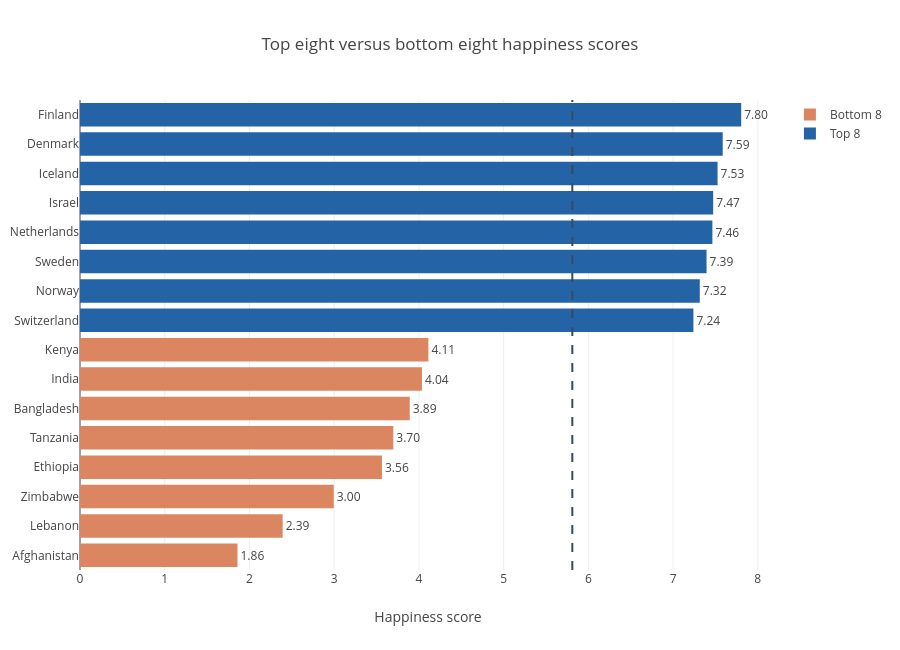

This figure's notebook cell:
### Markdown cell above
---
## Task 2 — Bottom vs. Top: A Contrast Story

**What to build:** A bar chart that highlights the **gap between the happiest and least happy countries**, focusing on a specific insight.

**Requirements:**
- Show the **top 8 AND bottom 8 countries** together (16 bars total)
- Use **colour** to distinguish the two groups (not Plotly's default rainbow)
- Add a **visual separator or annotation** that emphasises the gap
- Insight title that tells the story of the gap

**Hint:** Use `pd.concat([df.nlargest(8,'Happiness_Score'), df.nsmallest(8,'Happiness_Score')])` to get both groups.

**Stretch goal:** Add a vertical reference line showing the global average.

### Code cell
# Task 2: Compare the eight highest and eight lowest country scores.
top8 = df.nlargest(8, 'Happiness_Score').copy()
top8['Group'] = 'Top 8'
bottom8 = df.nsmallest(8, 'Happiness_Score').copy()
bottom8['Group'] = 'Bottom 8'

combined = pd.concat([bottom8, top8], ignore_index=True).sort_values('Happiness_Score')
global_avg = df['Happiness_Score'].mean()  # Mean of the supplied 63-country sample.
gap = top8['Happiness_Score'].max() - bottom8['Happiness_Score'].min()
highest = top8.iloc[0]['Country']
lowest = bottom8.iloc[0]['Country']

fig2 = px.bar(
    combined, x='Happiness_Score', y='Country', orientation='h',
    color='Group',
    color_discrete_map={'Top 8': '#2463A6', 'Bottom 8': '#DB8661'},
    text=combined['Happiness_Score'].map(lambda v: f'{v:.2f}'),
    title=f'{highest} scores {gap:.1f} points above {lowest} in the sample',
    labels={'Happiness_Score': 'Happiness score (0–10)', 'Country': ''},
    hover_data={'Region': True, 'Group': False, 'Happiness_Score': ':.3f'},
    template='plotly_white', height=660
)
fig2.update_traces(textposition='outside', cliponaxis=False)
fig2.update_xaxes(range=[0, 9.3], dtick=1, showline=True, linewidth=1,
                  linecolor='#808A99', gridcolor='#EBEFF4', zeroline=True)
fig2.update_yaxes(title=None, showgrid=False)
# Separate top and bottom groups, and show the dataset-wide reference mean.
fig2.add_hline(y=7.5, line_color='#7D8793', line_width=1.5, line_dash='dot')
fig2.add_vline(x=global_avg, line_color='#3D4856', line_dash='dash', line_width=1.5,
               annotation_text=f'Dataset mean: {global_avg:.2f}',
               annotation_position='top left',
               annotation_font=dict(size=11, color='#3D4856'))
fig2.update_layout(font=dict(family='Arial', size=13), title_x=0,
                   legend=dict(title=None, orientation='h', y=1.09, x=0),
                   margin=dict(l=130, r=80, t=110, b=60),
                   paper_bgcolor='white', plot_bgcolor='white')
fig2.show()

print(f'{len(top8) + len(bottom8)} countries shown; '
      f'{highest} = {top8["Happiness_Score"].max():.3f}, '
      f'{lowest} = {bottom8["Happiness_Score"].min():.3f}, '
      f'gap = {gap:.3f}, dataset mean = {global_avg:.3f}.')

### Figure 1 — Plotly figure (JSON) as saved in the notebook; plotly's stock layout.template omitted (floating-point values rounded to 4 significant figures)
{"data": [{"type": "bar", "orientation": "h", "x": [1.859, 2.392, 2.995, 3.564, 3.698, 3.892, 4.036, 4.112], "y": ["Afghanistan", "Lebanon", "Zimbabwe", "Ethiopia", "Tanzania", "Bangladesh", "India", "Kenya"], "name": "Bottom 8", "marker": {"color": "#DB8661"}, "text": ["1.86", "2.39", "3.00", "3.56", "3.70", "3.89", "4.04", "4.11"], "textposition": "outside"}, {"type": "bar", "orientation": "h", "x": [7.24, 7.315, 7.395, 7.464, 7.473, 7.525, 7.586, 7.804], "y": ["Switzerland", "Norway", "Sweden", "Netherlands", "Israel", "Iceland", "Denmark", "Finland"], "name": "Top 8", "marker": {"color": "#2463A6"}, "text": ["7.24", "7.32", "7.39", "7.46", "7.47", "7.53", "7.59", "7.80"], "textposition": "outside"}], "layout": {"title": {"text": "Top eight versus bottom eight happiness scores"}, "xaxis": {"title": {"text": "Happiness score"}}, "shapes": [{"type": "line", "xref": "x", "x0": 5.811, "x1": 5.811, "yref": "paper", "y0": 0, "y1": 1, "line": {"dash": "dash", "color": "#364B60"}}], "height": 650}}
